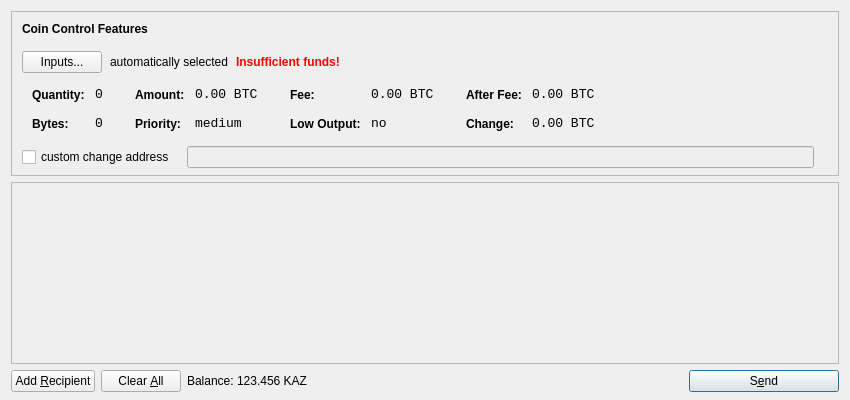
<?xml version="1.0" encoding="UTF-8"?>
<ui version="4.0">
 <class>SendCoinsDialog</class>
 <widget class="QDialog" name="SendCoinsDialog">
  <property name="geometry">
   <rect>
    <x>0</x>
    <y>0</y>
    <width>850</width>
    <height>400</height>
   </rect>
  </property>
  <property name="windowTitle">
   <string>Send Coins</string>
  </property>
  <layout class="QVBoxLayout" name="verticalLayout" stretch="0,1,0">
   <property name="bottomMargin">
    <number>8</number>
   </property>
   <item>
    <widget class="QFrame" name="frameCoinControl">
     <property name="sizePolicy">
      <sizepolicy hsizetype="Expanding" vsizetype="Expanding">
       <horstretch>0</horstretch>
       <verstretch>0</verstretch>
      </sizepolicy>
     </property>
     <property name="maximumSize">
      <size>
       <width>16777215</width>
       <height>16777215</height>
      </size>
     </property>
     <property name="frameShape">
      <enum>QFrame::StyledPanel</enum>
     </property>
     <property name="frameShadow">
      <enum>QFrame::Sunken</enum>
     </property>
     <layout class="QVBoxLayout" name="verticalLayoutCoinControl2">
      <property name="spacing">
       <number>-1</number>
      </property>
      <property name="leftMargin">
       <number>0</number>
      </property>
      <property name="topMargin">
       <number>0</number>
      </property>
      <property name="rightMargin">
       <number>0</number>
      </property>
      <property name="bottomMargin">
       <number>6</number>
      </property>
      <item>
       <layout class="QVBoxLayout" name="verticalLayoutCoinControl" stretch="0,0,0,0,1">
        <property name="spacing">
         <number>0</number>
        </property>
        <property name="leftMargin">
         <number>10</number>
        </property>
        <property name="topMargin">
         <number>10</number>
        </property>
        <item>
         <layout class="QHBoxLayout" name="horizontalLayoutCoinControl1">
          <property name="bottomMargin">
           <number>15</number>
          </property>
          <item>
           <widget class="QLabel" name="labelCoinControlFeatures">
            <property name="sizePolicy">
             <sizepolicy hsizetype="Preferred" vsizetype="Maximum">
              <horstretch>0</horstretch>
              <verstretch>0</verstretch>
             </sizepolicy>
            </property>
            <property name="font">
             <font>
              <weight>75</weight>
              <bold>true</bold>
             </font>
            </property>
            <property name="styleSheet">
             <string notr="true">font-weight:bold;</string>
            </property>
            <property name="text">
             <string>Coin Control Features</string>
            </property>
           </widget>
          </item>
         </layout>
        </item>
        <item>
         <layout class="QHBoxLayout" name="horizontalLayoutCoinControl2" stretch="0,0,0,0">
          <property name="spacing">
           <number>8</number>
          </property>
          <property name="bottomMargin">
           <number>10</number>
          </property>
          <item>
           <widget class="QPushButton" name="pushButtonCoinControl">
            <property name="styleSheet">
             <string notr="true"/>
            </property>
            <property name="text">
             <string>Inputs...</string>
            </property>
           </widget>
          </item>
          <item>
           <widget class="QLabel" name="labelCoinControlAutomaticallySelected">
            <property name="text">
             <string>automatically selected</string>
            </property>
            <property name="margin">
             <number>5</number>
            </property>
           </widget>
          </item>
          <item>
           <widget class="QLabel" name="labelCoinControlInsuffFunds">
            <property name="font">
             <font>
              <weight>75</weight>
              <bold>true</bold>
             </font>
            </property>
            <property name="styleSheet">
             <string notr="true">color:red;font-weight:bold;</string>
            </property>
            <property name="text">
             <string>Insufficient funds!</string>
            </property>
            <property name="margin">
             <number>5</number>
            </property>
           </widget>
          </item>
          <item>
           <spacer name="horizontalSpacerCoinControl">
            <property name="orientation">
             <enum>Qt::Horizontal</enum>
            </property>
            <property name="sizeHint" stdset="0">
             <size>
              <width>40</width>
              <height>1</height>
             </size>
            </property>
           </spacer>
          </item>
         </layout>
        </item>
        <item>
         <widget class="QWidget" name="widgetCoinControl" native="true">
          <property name="sizePolicy">
           <sizepolicy hsizetype="Preferred" vsizetype="Preferred">
            <horstretch>0</horstretch>
            <verstretch>0</verstretch>
           </sizepolicy>
          </property>
          <property name="minimumSize">
           <size>
            <width>0</width>
            <height>0</height>
           </size>
          </property>
          <property name="styleSheet">
           <string notr="true"/>
          </property>
          <layout class="QHBoxLayout" name="horizontalLayoutCoinControl5">
           <property name="margin">
            <number>0</number>
           </property>
           <item>
            <layout class="QHBoxLayout" name="horizontalLayoutCoinControl3" stretch="0,0,0,1">
             <property name="spacing">
              <number>20</number>
             </property>
             <property name="topMargin">
              <number>0</number>
             </property>
             <property name="bottomMargin">
              <number>10</number>
             </property>
             <item>
              <layout class="QFormLayout" name="formLayoutCoinControl1">
               <property name="horizontalSpacing">
                <number>10</number>
               </property>
               <property name="verticalSpacing">
                <number>14</number>
               </property>
               <property name="leftMargin">
                <number>10</number>
               </property>
               <property name="topMargin">
                <number>4</number>
               </property>
               <property name="rightMargin">
                <number>6</number>
               </property>
               <item row="0" column="0">
                <widget class="QLabel" name="labelCoinControlQuantityText">
                 <property name="styleSheet">
                  <string notr="true">font-weight:bold;</string>
                 </property>
                 <property name="text">
                  <string>Quantity:</string>
                 </property>
                 <property name="margin">
                  <number>0</number>
                 </property>
                </widget>
               </item>
               <item row="0" column="1">
                <widget class="QLabel" name="labelCoinControlQuantity">
                 <property name="font">
                  <font>
                   <family>Monospace</family>
                   <pointsize>10</pointsize>
                  </font>
                 </property>
                 <property name="cursor">
                  <cursorShape>IBeamCursor</cursorShape>
                 </property>
                 <property name="contextMenuPolicy">
                  <enum>Qt::ActionsContextMenu</enum>
                 </property>
                 <property name="text">
                  <string notr="true">0</string>
                 </property>
                 <property name="margin">
                  <number>0</number>
                 </property>
                 <property name="textInteractionFlags">
                  <set>Qt::LinksAccessibleByMouse|Qt::TextSelectableByKeyboard|Qt::TextSelectableByMouse</set>
                 </property>
                </widget>
               </item>
               <item row="1" column="0">
                <widget class="QLabel" name="labelCoinControlBytesText">
                 <property name="styleSheet">
                  <string notr="true">font-weight:bold;</string>
                 </property>
                 <property name="text">
                  <string>Bytes:</string>
                 </property>
                </widget>
               </item>
               <item row="1" column="1">
                <widget class="QLabel" name="labelCoinControlBytes">
                 <property name="font">
                  <font>
                   <family>Monospace</family>
                   <pointsize>10</pointsize>
                  </font>
                 </property>
                 <property name="cursor">
                  <cursorShape>IBeamCursor</cursorShape>
                 </property>
                 <property name="contextMenuPolicy">
                  <enum>Qt::ActionsContextMenu</enum>
                 </property>
                 <property name="text">
                  <string notr="true">0</string>
                 </property>
                 <property name="textInteractionFlags">
                  <set>Qt::LinksAccessibleByMouse|Qt::TextSelectableByKeyboard|Qt::TextSelectableByMouse</set>
                 </property>
                </widget>
               </item>
              </layout>
             </item>
             <item>
              <layout class="QFormLayout" name="formLayoutCoinControl2">
               <property name="horizontalSpacing">
                <number>10</number>
               </property>
               <property name="verticalSpacing">
                <number>14</number>
               </property>
               <property name="leftMargin">
                <number>6</number>
               </property>
               <property name="topMargin">
                <number>4</number>
               </property>
               <property name="rightMargin">
                <number>6</number>
               </property>
               <item row="0" column="0">
                <widget class="QLabel" name="labelCoinControlAmountText">
                 <property name="styleSheet">
                  <string notr="true">font-weight:bold;</string>
                 </property>
                 <property name="text">
                  <string>Amount:</string>
                 </property>
                 <property name="margin">
                  <number>0</number>
                 </property>
                </widget>
               </item>
               <item row="0" column="1">
                <widget class="QLabel" name="labelCoinControlAmount">
                 <property name="font">
                  <font>
                   <family>Monospace</family>
                   <pointsize>10</pointsize>
                  </font>
                 </property>
                 <property name="cursor">
                  <cursorShape>IBeamCursor</cursorShape>
                 </property>
                 <property name="contextMenuPolicy">
                  <enum>Qt::ActionsContextMenu</enum>
                 </property>
                 <property name="text">
                  <string notr="true">0.00 BTC</string>
                 </property>
                 <property name="textInteractionFlags">
                  <set>Qt::LinksAccessibleByMouse|Qt::TextSelectableByKeyboard|Qt::TextSelectableByMouse</set>
                 </property>
                </widget>
               </item>
               <item row="1" column="0">
                <widget class="QLabel" name="labelCoinControlPriorityText">
                 <property name="styleSheet">
                  <string notr="true">font-weight:bold;</string>
                 </property>
                 <property name="text">
                  <string>Priority:</string>
                 </property>
                </widget>
               </item>
               <item row="1" column="1">
                <widget class="QLabel" name="labelCoinControlPriority">
                 <property name="font">
                  <font>
                   <family>Monospace</family>
                   <pointsize>10</pointsize>
                  </font>
                 </property>
                 <property name="cursor">
                  <cursorShape>IBeamCursor</cursorShape>
                 </property>
                 <property name="contextMenuPolicy">
                  <enum>Qt::ActionsContextMenu</enum>
                 </property>
                 <property name="text">
                  <string>medium</string>
                 </property>
                 <property name="textInteractionFlags">
                  <set>Qt::LinksAccessibleByMouse|Qt::TextSelectableByKeyboard|Qt::TextSelectableByMouse</set>
                 </property>
                </widget>
               </item>
              </layout>
             </item>
             <item>
              <layout class="QFormLayout" name="formLayoutCoinControl3">
               <property name="horizontalSpacing">
                <number>10</number>
               </property>
               <property name="verticalSpacing">
                <number>14</number>
               </property>
               <property name="leftMargin">
                <number>6</number>
               </property>
               <property name="topMargin">
                <number>4</number>
               </property>
               <property name="rightMargin">
                <number>6</number>
               </property>
               <item row="0" column="0">
                <widget class="QLabel" name="labelCoinControlFeeText">
                 <property name="styleSheet">
                  <string notr="true">font-weight:bold;</string>
                 </property>
                 <property name="text">
                  <string>Fee:</string>
                 </property>
                 <property name="margin">
                  <number>0</number>
                 </property>
                </widget>
               </item>
               <item row="0" column="1">
                <widget class="QLabel" name="labelCoinControlFee">
                 <property name="font">
                  <font>
                   <family>Monospace</family>
                   <pointsize>10</pointsize>
                  </font>
                 </property>
                 <property name="cursor">
                  <cursorShape>IBeamCursor</cursorShape>
                 </property>
                 <property name="contextMenuPolicy">
                  <enum>Qt::ActionsContextMenu</enum>
                 </property>
                 <property name="text">
                  <string notr="true">0.00 BTC</string>
                 </property>
                 <property name="textInteractionFlags">
                  <set>Qt::LinksAccessibleByMouse|Qt::TextSelectableByKeyboard|Qt::TextSelectableByMouse</set>
                 </property>
                </widget>
               </item>
               <item row="1" column="0">
                <widget class="QLabel" name="labelCoinControlLowOutputText">
                 <property name="styleSheet">
                  <string notr="true">font-weight:bold;</string>
                 </property>
                 <property name="text">
                  <string>Low Output:</string>
                 </property>
                </widget>
               </item>
               <item row="1" column="1">
                <widget class="QLabel" name="labelCoinControlLowOutput">
                 <property name="font">
                  <font>
                   <family>Monospace</family>
                   <pointsize>10</pointsize>
                  </font>
                 </property>
                 <property name="cursor">
                  <cursorShape>IBeamCursor</cursorShape>
                 </property>
                 <property name="contextMenuPolicy">
                  <enum>Qt::ActionsContextMenu</enum>
                 </property>
                 <property name="text">
                  <string>no</string>
                 </property>
                 <property name="textInteractionFlags">
                  <set>Qt::LinksAccessibleByMouse|Qt::TextSelectableByKeyboard|Qt::TextSelectableByMouse</set>
                 </property>
                </widget>
               </item>
              </layout>
             </item>
             <item>
              <layout class="QFormLayout" name="formLayoutCoinControl4">
               <property name="horizontalSpacing">
                <number>10</number>
               </property>
               <property name="verticalSpacing">
                <number>14</number>
               </property>
               <property name="leftMargin">
                <number>6</number>
               </property>
               <property name="topMargin">
                <number>4</number>
               </property>
               <property name="rightMargin">
                <number>6</number>
               </property>
               <item row="0" column="0">
                <widget class="QLabel" name="labelCoinControlAfterFeeText">
                 <property name="styleSheet">
                  <string notr="true">font-weight:bold;</string>
                 </property>
                 <property name="text">
                  <string>After Fee:</string>
                 </property>
                 <property name="margin">
                  <number>0</number>
                 </property>
                </widget>
               </item>
               <item row="0" column="1">
                <widget class="QLabel" name="labelCoinControlAfterFee">
                 <property name="font">
                  <font>
                   <family>Monospace</family>
                   <pointsize>10</pointsize>
                  </font>
                 </property>
                 <property name="cursor">
                  <cursorShape>IBeamCursor</cursorShape>
                 </property>
                 <property name="contextMenuPolicy">
                  <enum>Qt::ActionsContextMenu</enum>
                 </property>
                 <property name="text">
                  <string notr="true">0.00 BTC</string>
                 </property>
                 <property name="textInteractionFlags">
                  <set>Qt::LinksAccessibleByMouse|Qt::TextSelectableByKeyboard|Qt::TextSelectableByMouse</set>
                 </property>
                </widget>
               </item>
               <item row="1" column="0">
                <widget class="QLabel" name="labelCoinControlChangeText">
                 <property name="styleSheet">
                  <string notr="true">font-weight:bold;</string>
                 </property>
                 <property name="text">
                  <string>Change:</string>
                 </property>
                </widget>
               </item>
               <item row="1" column="1">
                <widget class="QLabel" name="labelCoinControlChange">
                 <property name="font">
                  <font>
                   <family>Monospace</family>
                   <pointsize>10</pointsize>
                  </font>
                 </property>
                 <property name="cursor">
                  <cursorShape>IBeamCursor</cursorShape>
                 </property>
                 <property name="contextMenuPolicy">
                  <enum>Qt::ActionsContextMenu</enum>
                 </property>
                 <property name="text">
                  <string notr="true">0.00 BTC</string>
                 </property>
                 <property name="textInteractionFlags">
                  <set>Qt::LinksAccessibleByMouse|Qt::TextSelectableByKeyboard|Qt::TextSelectableByMouse</set>
                 </property>
                </widget>
               </item>
              </layout>
             </item>
            </layout>
           </item>
          </layout>
         </widget>
        </item>
        <item>
         <layout class="QHBoxLayout" name="horizontalLayoutCoinControl4" stretch="0,0,0">
          <property name="spacing">
           <number>12</number>
          </property>
          <property name="sizeConstraint">
           <enum>QLayout::SetDefaultConstraint</enum>
          </property>
          <property name="topMargin">
           <number>5</number>
          </property>
          <property name="rightMargin">
           <number>5</number>
          </property>
          <item>
           <widget class="QCheckBox" name="checkBoxCoinControlChange">
            <property name="text">
             <string>custom change address</string>
            </property>
           </widget>
          </item>
          <item>
           <widget class="QLineEdit" name="lineEditCoinControlChange">
            <property name="enabled">
             <bool>false</bool>
            </property>
            <property name="sizePolicy">
             <sizepolicy hsizetype="Expanding" vsizetype="Fixed">
              <horstretch>0</horstretch>
              <verstretch>0</verstretch>
             </sizepolicy>
            </property>
           </widget>
          </item>
          <item>
           <widget class="QLabel" name="labelCoinControlChangeLabel">
            <property name="sizePolicy">
             <sizepolicy hsizetype="Preferred" vsizetype="Expanding">
              <horstretch>0</horstretch>
              <verstretch>0</verstretch>
             </sizepolicy>
            </property>
            <property name="minimumSize">
             <size>
              <width>0</width>
              <height>0</height>
             </size>
            </property>
            <property name="text">
             <string/>
            </property>
            <property name="margin">
             <number>3</number>
            </property>
           </widget>
          </item>
         </layout>
        </item>
        <item>
         <spacer name="verticalSpacerCoinControl">
          <property name="orientation">
           <enum>Qt::Vertical</enum>
          </property>
          <property name="sizeHint" stdset="0">
           <size>
            <width>800</width>
            <height>1</height>
           </size>
          </property>
         </spacer>
        </item>
       </layout>
      </item>
     </layout>
    </widget>
   </item>
   <item>
    <widget class="QScrollArea" name="scrollArea">
     <property name="widgetResizable">
      <bool>true</bool>
     </property>
     <widget class="QWidget" name="scrollAreaWidgetContents">
      <property name="geometry">
       <rect>
        <x>0</x>
        <y>0</y>
        <width>830</width>
        <height>165</height>
       </rect>
      </property>
      <layout class="QVBoxLayout" name="verticalLayout_2">
       <property name="margin">
        <number>0</number>
       </property>
       <item>
        <layout class="QVBoxLayout" name="entries">
         <property name="spacing">
          <number>6</number>
         </property>
        </layout>
       </item>
       <item>
        <spacer name="verticalSpacer">
         <property name="orientation">
          <enum>Qt::Vertical</enum>
         </property>
         <property name="sizeHint" stdset="0">
          <size>
           <width>20</width>
           <height>40</height>
          </size>
         </property>
        </spacer>
       </item>
      </layout>
     </widget>
    </widget>
   </item>
   <item>
    <layout class="QHBoxLayout" name="horizontalLayout">
     <item>
      <widget class="QPushButton" name="addButton">
       <property name="toolTip">
        <string>Send to multiple recipients at once</string>
       </property>
       <property name="text">
        <string>Add &amp;Recipient</string>
       </property>
       <property name="icon">
        <iconset resource="../bitcoin.qrc">
         <normaloff>:/icons/add</normaloff>:/icons/add</iconset>
       </property>
       <property name="autoDefault">
        <bool>false</bool>
       </property>
      </widget>
     </item>
     <item>
      <widget class="QPushButton" name="clearButton">
       <property name="sizePolicy">
        <sizepolicy hsizetype="Minimum" vsizetype="Fixed">
         <horstretch>0</horstretch>
         <verstretch>0</verstretch>
        </sizepolicy>
       </property>
       <property name="toolTip">
        <string>Remove all transaction fields</string>
       </property>
       <property name="text">
        <string>Clear &amp;All</string>
       </property>
       <property name="icon">
        <iconset resource="../bitcoin.qrc">
         <normaloff>:/icons/remove</normaloff>:/icons/remove</iconset>
       </property>
       <property name="autoRepeatDelay">
        <number>300</number>
       </property>
       <property name="autoDefault">
        <bool>false</bool>
       </property>
      </widget>
     </item>
     <item>
      <layout class="QHBoxLayout" name="horizontalLayout_2">
       <property name="spacing">
        <number>3</number>
       </property>
       <item>
        <widget class="QLabel" name="label">
         <property name="text">
          <string>Balance:</string>
         </property>
        </widget>
       </item>
       <item>
        <widget class="QLabel" name="labelBalance">
         <property name="cursor">
          <cursorShape>IBeamCursor</cursorShape>
         </property>
         <property name="text">
          <string>123.456 KAZ</string>
         </property>
         <property name="textInteractionFlags">
          <set>Qt::LinksAccessibleByMouse|Qt::TextSelectableByKeyboard|Qt::TextSelectableByMouse</set>
         </property>
        </widget>
       </item>
      </layout>
     </item>
     <item>
      <spacer name="horizontalSpacer">
       <property name="orientation">
        <enum>Qt::Horizontal</enum>
       </property>
       <property name="sizeHint" stdset="0">
        <size>
         <width>40</width>
         <height>20</height>
        </size>
       </property>
      </spacer>
     </item>
     <item>
      <widget class="QPushButton" name="sendButton">
       <property name="minimumSize">
        <size>
         <width>150</width>
         <height>0</height>
        </size>
       </property>
       <property name="toolTip">
        <string>Confirm the send action</string>
       </property>
       <property name="text">
        <string>S&amp;end</string>
       </property>
       <property name="icon">
        <iconset resource="../bitcoin.qrc">
         <normaloff>:/icons/send</normaloff>:/icons/send</iconset>
       </property>
       <property name="default">
        <bool>true</bool>
       </property>
      </widget>
     </item>
    </layout>
   </item>
  </layout>
 </widget>
 <resources>
  <include location="../bitcoin.qrc"/>
 </resources>
 <connections/>
</ui>
